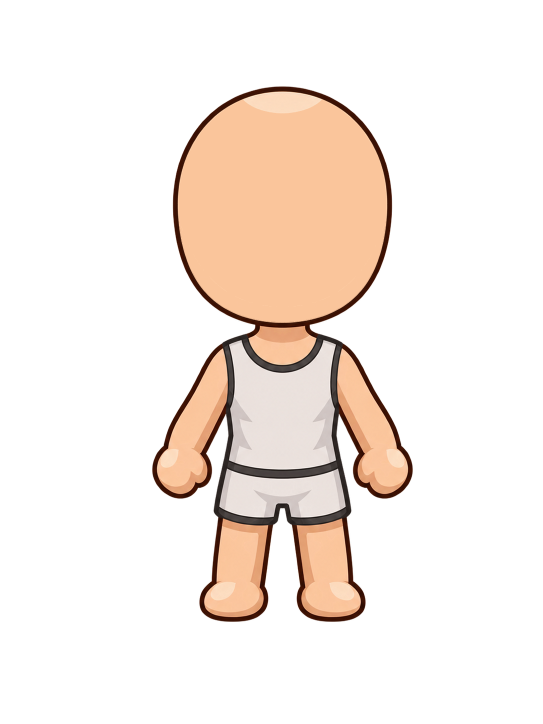
#> input picture packages/animator/fixtures/canonical/body-side/layers/head.shared.png, 1086 x 1448 px (shown at 1/2 size)
$ python -i side_head.py   (imports and definitions only)
#> lines starting #> are read from the running program, lines starting #| are printed output that depends on the picture
# Atlas Animator multi-view (packages/animator/README.md): the TURNED-SIDE HEAD art (face + hair), replacing
# the shared front head that stood in on the side rig.
#   python side_head.py guide  <out dir>              the generated inputs (ref/) for one side-head draw
#   python side_head.py polish <gen.png> <out dir>    polish one returned draw onto the rig canvas (layers/head.turned.png)
# Drawn at the polish scale: a square output (asked 1024x1024; the tool may return 1254x1254) covers the canvas crop HEAD_CROP (780x780 canvas px: hair top
# to the shoulders), so the returned art is only ever downsampled (780/size) onto the 1086x1448 canvas, never enlarged.
# Guide = the side body art (body-side.png) with the shared head's shape (the side rig's head region: crop x keep
# polygon) as a pale flat shape with a thin grey edge, and cyan dashed rows: head top, eye line, chin. The live look
# reference = the shared head with the live face and hair layers (scripts/proto-face-hair.ts placement, moved onto the
# side head joint: +22 px x) at the same crop and scale, with the same rows.
# Polish: background -> alpha (distance from the flat grey, holes filled), downsample once (premultiplied), cut the
# head from the body (every row above CUT_ROW; below it only inside the head shape grown by CHIN_GROW px), chin
# registration (whole-pixel dy so the head's lowest row inside the head shape's columns lands on the shape's chin row,
# limit 5% of the head height), Lab cluster remap to the live look's palette on interior pixels, outline gate (dark
# outline px per contour px >= 0.9x the live look's) with at most two antialiased 1 px re-ink passes.
import json
import sys
from pathlib import Path
import numpy as np
from PIL import Image, ImageDraw
from scipy import ndimage as nd

sys.path.insert(0, str(Path(__file__).parent))
from common import DROPS, lum, save_json  # noqa: E402
from side_body import fg_mask, front_palette, remap  # noqa: E402

HERE = Path(__file__).resolve().parents[2]
CANON = HERE / "fixtures/canonical/body-side"
SHARED = CANON / "layers/head.shared.png"
OUT_LAYER = CANON / "layers/head.turned.png"
BODY = DROPS / "views-body-side/body-side.png"
GAME = Path("C:/Users/dev/Documents/ash-atlas/packages/player-renderer/src/assets/player-appearance")
# live face + hair (scripts/proto-face-hair.ts: canvas dy on the front head), moved onto the side head joint (+22, 0)
LIVE = [("eyes/browneyes.png", 22, -74), ("hair/soldiercrophairmale.png", 22, -138)]
HEAD_CROP = (200, 20, 980, 800)  # canvas px, 780x780 -> 1024x1024
OUT_SIZE = (1024, 1024)
K = OUT_SIZE[0] / (HEAD_CROP[2] - HEAD_CROP[0])
BG = (180, 185, 194)
CYAN = (0, 170, 220)
ROWS = {"headTop": 172, "eyeLine": 541, "chin": 653}
CUT_ROW = 610
CHIN_GROW = 6
NOTCH = 2  # canvas row: above it every foreground px is head or hair; below it only the head shape (chin)


# [24 lines left out: functions head_shape, layer, live_look, not called in this run]


def to_out(img):
    return img.crop(HEAD_CROP).resize(OUT_SIZE, Image.LANCZOS)


# [29 lines left out: functions rows, guide, not called in this run]


def polish(gen, out):
#> called with out = 'out.png'
    out = Path(out)
    out.mkdir(parents=True, exist_ok=True)
    g = np.array(Image.open(gen).convert("RGB"))
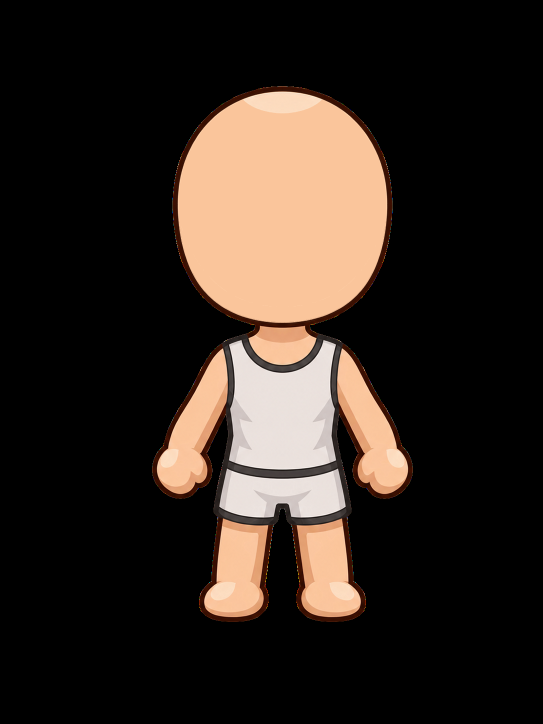
#> g: shape (1448, 1086, 3) (shown at 1/2 size); mean R, G, B 48.9, 39.3, 32.6
    rep = dict(source=str(gen), size=list(g.shape[1::-1]))
    side = HEAD_CROP[2] - HEAD_CROP[0]
    if g.shape[0] != g.shape[1] or g.shape[0] < side:
#> (the run stopped early here; a loop or call above may not have finished)

$ run again, on packages/animator/fixtures/canonical/body-side/layers/near_arm.fist.png
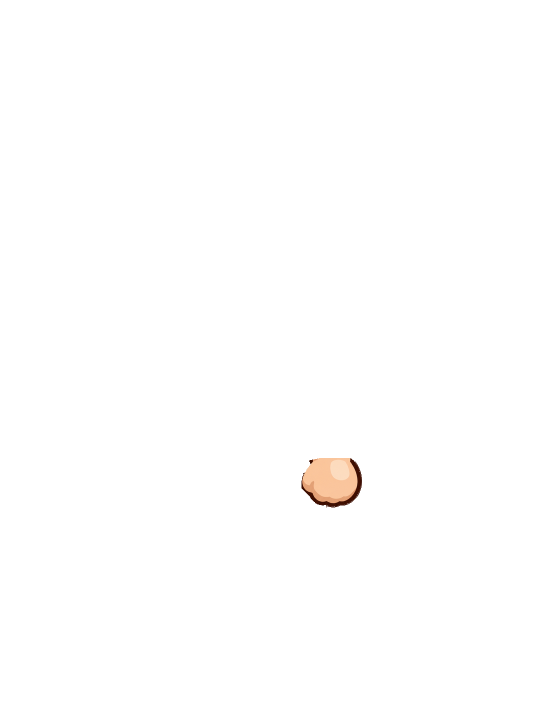
#> input picture packages/animator/fixtures/canonical/body-side/layers/near_arm.fist.png, 1086 x 1448 px (shown at 1/2 size)
#> in polish, `g = np.array(Image.open(gen).convert("RGB"))`:
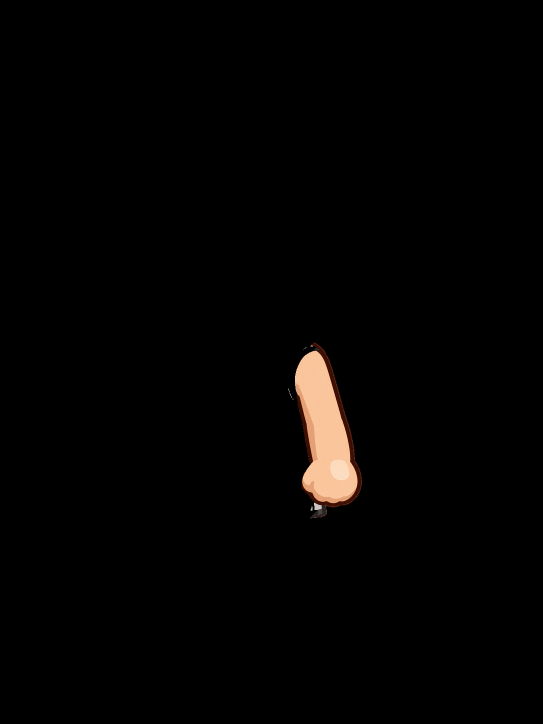
#> g: shape (1448, 1086, 3) (shown at 1/2 size); mean R, G, B 3.8, 2.9, 2.3
